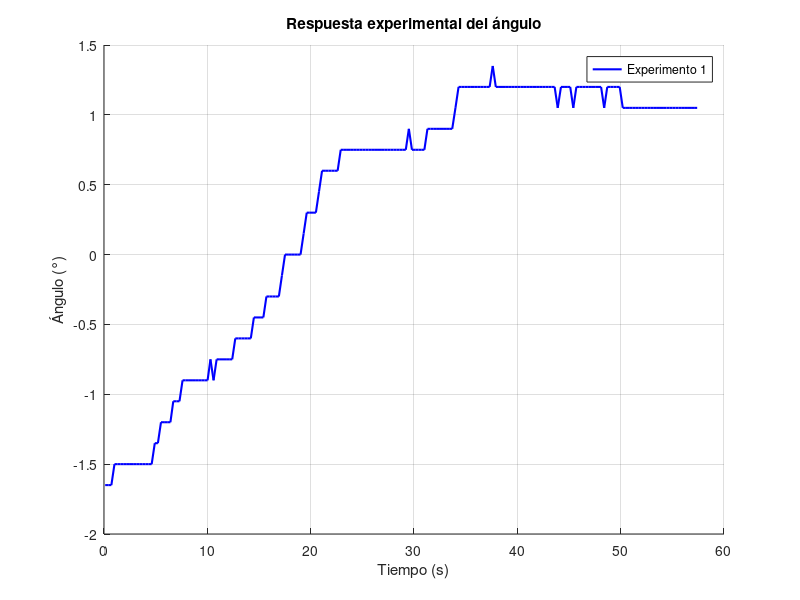
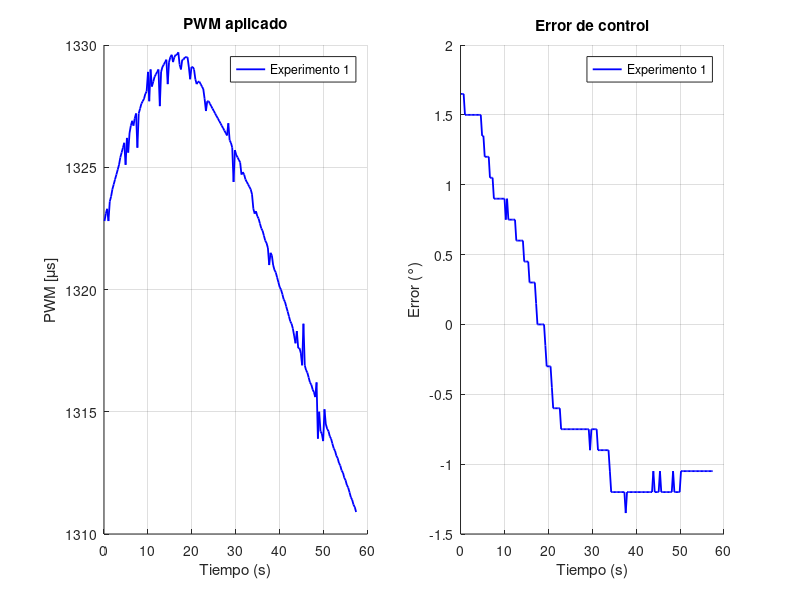

MATLAB code for these plots, in order:
clc;
close all;

% === Inicialización de celdas para almacenar los datos experimentales ===
tiempo = cell(1,1);
angulo = cell(1,1);
pwm    = cell(1,1);
error  = cell(1,1);
tiempo{1} = [0.366, 0.618, 0.902, 1.204, 1.520, 1.819, 2.117, 2.415, 2.714, 3.013, 3.314, 3.614, 3.912, 4.211, 4.510, 4.808, 5.121, 5.420, 5.719, 6.017, 6.316, 6.614, 6.913, 7.215, 7.514, 7.815, 8.115, 8.413, 8.727, 9.005, 9.304, 9.603, 9.903, 10.202, 10.521, 10.818, 11.115, 11.412, 11.709, 12.007, 12.323, 12.602, 12.902, 13.200, 13.519, 13.816, 14.113, 14.410, 14.707, 15.007, 15.304, 15.602, 15.913, 16.210, 16.506, 16.806, 17.104, 17.401, 17.720, 18.019, 18.316, 18.612, 18.909, 19.221, 19.519, 19.819, 20.115, 20.411, 20.707, 21.002, 21.320, 21.620, 21.920, 22.218, 22.529, 22.804, 23.104, 23.403, 23.700, 24.018, 24.315, 24.612, 24.909, 25.209, 25.512, 25.809, 26.119, 26.416, 26.713, 27.010, 27.306, 27.603, 27.900, 28.220, 28.517, 28.814, 29.111, 29.421, 29.718, 30.015, 30.312, 30.613, 30.910, 31.207, 31.504, 31.802, 32.102, 32.420, 32.730, 33.006, 33.303, 33.603, 33.900, 34.218, 34.515, 34.812, 35.109, 35.405, 35.702, 36.000, 36.312, 36.613, 36.910, 37.207, 37.505, 37.802, 38.121, 38.418, 38.715, 39.012, 39.310, 39.620, 39.919, 40.217, 40.520, 40.817, 41.115, 41.412, 41.709, 42.006, 42.303, 42.601, 42.932, 43.208, 43.505, 43.802, 44.120, 44.418, 44.715, 45.012, 45.309, 45.610, 45.909, 46.209, 46.523, 46.820, 47.117, 47.417, 47.716, 48.015, 48.312, 48.609, 48.905, 49.201, 49.521, 49.832, 50.107, 50.404, 50.704, 51.004, 51.302, 51.605, 51.906, 52.205, 52.504, 52.802, 53.120, 53.432, 53.706, 54.004, 54.301, 54.619, 54.916, 55.213, 55.510, 55.808, 56.104, 56.401, 56.734, 57.008, 57.305, 57.602, 57.900, 58.219, 58.516, 58.813, 59.110, 59.407, 59.705];
angulo{1} = [-3.90, -1.80, -1.65, -1.65, -1.65, -1.65, -1.65, -1.65, -1.65, -1.65, -1.50, -1.50, -1.50, -1.50, -1.50, -1.50, -1.50, -1.50, -1.50, -1.50, -1.50, -1.50, -1.50, -1.35, -1.35, -1.20, -1.20, -1.20, -1.20, -1.05, -1.05, -1.05, -0.90, -0.90, -0.90, -0.90, -0.90, -0.90, -0.90, -0.90, -0.90, -0.75, -0.90, -0.75, -0.75, -0.75, -0.75, -0.75, -0.75, -0.60, -0.60, -0.60, -0.60, -0.60, -0.60, -0.45, -0.45, -0.45, -0.45, -0.30, -0.30, -0.30, -0.30, -0.30, -0.15, 0.00, 0.00, 0.00, 0.00, 0.00, 0.00, 0.15, 0.30, 0.30, 0.30, 0.30, 0.45, 0.60, 0.60, 0.60, 0.60, 0.60, 0.60, 0.75, 0.75, 0.75, 0.75, 0.75, 0.75, 0.75, 0.75, 0.75, 0.75, 0.75, 0.75, 0.75, 0.75, 0.75, 0.75, 0.75, 0.75, 0.75, 0.75, 0.75, 0.75, 0.90, 0.75, 0.75, 0.75, 0.75, 0.75, 0.90, 0.90, 0.90, 0.90, 0.90, 0.90, 0.90, 0.90, 0.90, 1.05, 1.20, 1.20, 1.20, 1.20, 1.20, 1.20, 1.20, 1.20, 1.20, 1.20, 1.20, 1.35, 1.20, 1.20, 1.20, 1.20, 1.20, 1.20, 1.20, 1.20, 1.20, 1.20, 1.20, 1.20, 1.20, 1.20, 1.20, 1.20, 1.20, 1.20, 1.20, 1.20, 1.05, 1.20, 1.20, 1.20, 1.20, 1.05, 1.20, 1.20, 1.20, 1.20, 1.20, 1.20, 1.20, 1.20, 1.20, 1.05, 1.20, 1.20, 1.20, 1.20, 1.20, 1.05, 1.05, 1.05, 1.05, 1.05, 1.05, 1.05, 1.05, 1.05, 1.05, 1.05, 1.05, 1.05, 1.05, 1.05, 1.05, 1.05, 1.05, 1.05, 1.05, 1.05, 1.05, 1.05, 1.05, 1.05];
pwm{1} = [1360.4, 1320.0, 1322.1, 1320.8, 1322.0, 1322.4, 1322.6, 1322.8, 1323.1, 1323.3, 1322.8, 1323.6, 1323.8, 1324.1, 1324.3, 1324.5, 1324.7, 1324.9, 1325.1, 1325.4, 1325.6, 1325.8, 1326.0, 1325.1, 1326.2, 1325.6, 1326.4, 1326.7, 1326.9, 1326.7, 1327.0, 1327.2, 1325.8, 1327.2, 1327.4, 1327.6, 1327.7, 1327.8, 1328.0, 1328.1, 1328.9, 1327.7, 1329.0, 1328.3, 1328.5, 1328.7, 1328.8, 1328.9, 1329.0, 1327.5, 1328.9, 1329.1, 1329.2, 1329.3, 1329.4, 1328.4, 1329.3, 1329.5, 1329.6, 1329.3, 1329.5, 1329.6, 1329.6, 1329.7, 1329.2, 1329.0, 1329.4, 1329.4, 1329.5, 1329.5, 1329.5, 1329.1, 1328.6, 1329.1, 1329.1, 1329.0, 1328.6, 1328.4, 1328.5, 1328.5, 1328.4, 1328.3, 1328.2, 1327.8, 1327.3, 1327.7, 1327.7, 1327.6, 1327.5, 1327.4, 1327.3, 1327.2, 1327.1, 1327.0, 1326.9, 1326.8, 1326.7, 1326.6, 1326.5, 1326.4, 1326.3, 1326.8, 1326.1, 1326.0, 1325.8, 1324.4, 1325.7, 1325.5, 1325.4, 1325.3, 1325.2, 1324.7, 1324.8, 1324.7, 1324.5, 1324.4, 1324.3, 1324.2, 1324.1, 1323.9, 1323.3, 1323.1, 1323.2, 1323.0, 1322.9, 1322.7, 1322.5, 1322.4, 1322.2, 1322.0, 1321.9, 1321.7, 1321.0, 1321.5, 1321.4, 1321.0, 1320.8, 1320.7, 1320.5, 1320.3, 1320.1, 1320.0, 1319.8, 1319.6, 1319.5, 1319.3, 1319.1, 1318.9, 1318.7, 1318.6, 1318.4, 1318.1, 1317.8, 1318.3, 1317.6, 1317.6, 1317.4, 1316.9, 1318.6, 1316.9, 1316.7, 1316.6, 1316.4, 1316.2, 1316.1, 1315.9, 1315.8, 1315.6, 1316.2, 1313.9, 1315.0, 1314.2, 1314.1, 1313.8, 1315.1, 1314.5, 1314.3, 1314.2, 1314.0, 1313.9, 1313.7, 1313.5, 1313.4, 1313.2, 1313.1, 1312.9, 1312.8, 1312.6, 1312.5, 1312.3, 1312.2, 1312.0, 1311.9, 1311.7, 1311.5, 1311.4, 1311.2, 1311.1, 1310.9];
error{1} = [3.90, 1.80, 1.65, 1.65, 1.65, 1.65, 1.65, 1.65, 1.65, 1.65, 1.50, 1.50, 1.50, 1.50, 1.50, 1.50, 1.50, 1.50, 1.50, 1.50, 1.50, 1.50, 1.50, 1.35, 1.35, 1.20, 1.20, 1.20, 1.20, 1.05, 1.05, 1.05, 0.90, 0.90, 0.90, 0.90, 0.90, 0.90, 0.90, 0.90, 0.90, 0.75, 0.90, 0.75, 0.75, 0.75, 0.75, 0.75, 0.75, 0.60, 0.60, 0.60, 0.60, 0.60, 0.60, 0.45, 0.45, 0.45, 0.45, 0.30, 0.30, 0.30, 0.30, 0.30, 0.15, 0.00, 0.00, 0.00, 0.00, 0.00, 0.00, -0.15, -0.30, -0.30, -0.30, -0.30, -0.45, -0.60, -0.60, -0.60, -0.60, -0.60, -0.60, -0.75, -0.75, -0.75, -0.75, -0.75, -0.75, -0.75, -0.75, -0.75, -0.75, -0.75, -0.75, -0.75, -0.75, -0.75, -0.75, -0.75, -0.75, -0.75, -0.75, -0.75, -0.75, -0.90, -0.75, -0.75, -0.75, -0.75, -0.75, -0.90, -0.90, -0.90, -0.90, -0.90, -0.90, -0.90, -0.90, -0.90, -1.05, -1.20, -1.20, -1.20, -1.20, -1.20, -1.20, -1.20, -1.20, -1.20, -1.20, -1.20, -1.35, -1.20, -1.20, -1.20, -1.20, -1.20, -1.20, -1.20, -1.20, -1.20, -1.20, -1.20, -1.20, -1.20, -1.20, -1.20, -1.20, -1.20, -1.20, -1.20, -1.20, -1.05, -1.20, -1.20, -1.20, -1.20, -1.05, -1.20, -1.20, -1.20, -1.20, -1.20, -1.20, -1.20, -1.20, -1.20, -1.05, -1.20, -1.20, -1.20, -1.20, -1.20, -1.05, -1.05, -1.05, -1.05, -1.05, -1.05, -1.05, -1.05, -1.05, -1.05, -1.05, -1.05, -1.05, -1.05, -1.05, -1.05, -1.05, -1.05, -1.05, -1.05, -1.05, -1.05, -1.05, -1.05, -1.05];
%% 



% === Parámetro de recorte en segundos ===
recorte_inicio = 2.3;  % segundos a recortar desde el inicio

% === Número de experimentos reales definidos ===
n_experimentos = numel(tiempo);

% === Recortar y desplazar tiempo en cada experimento ===
for i = 1:n_experimentos
    indices_validos = tiempo{i} >= recorte_inicio;

    tiempo{i} = tiempo{i}(indices_validos) - recorte_inicio;
    angulo{i} = angulo{i}(indices_validos);
    pwm{i}    = pwm{i}(indices_validos);
    error{i}  = error{i}(indices_validos);
end

% === BLOQUE COMENTADO: Cargar y procesar datos de simulación ===
% s = load('datos_simulacion_control.mat');
% ts = struct2cell(s); ts = ts{1};
% 
% tiempo_sim = ts.Time;
% datos_sim = ts.Data;
% 
% angulo_sim = datos_sim(:, 1);  % columna 1 = ángulo
% pwm_sim    = datos_sim(:, 2);  % columna 2 = PWM
% error_sim  = datos_sim(:, 3);  % columna 3 = error
% 
% % Redondear para visualización
% tiempo_sim = round(tiempo_sim, 2);
% angulo_sim = round(angulo_sim, 2);

% === Si los datos no están en celdas, convertirlos ===
if ~iscell(tiempo)
    tiempo = {tiempo};
    angulo = {angulo};
    error  = {error};
    pwm    = {pwm};
    n_experimentos = 1;
end

% === Graficar ÁNGULO solo de experimentos ===
figure('Name','Respuesta experimental: Ángulo','Units','normalized','Position',[0.1 0.4 0.8 0.45]);
hold on; grid on;

colores = lines(n_experimentos);
for i = 1:n_experimentos
    plot(tiempo{i}, angulo{i}, '-', 'Color', colores(i,:), 'LineWidth', 1.5);
end

xlabel('Tiempo (s)');
ylabel('Ángulo (°)');
title('Respuesta experimental del ángulo');
legend_labels = cell(1, n_experimentos);
for i = 1:n_experimentos
    legend_labels{i} = sprintf('Experimento %d', i);
end

legend(legend_labels, 'Location', 'best');

% === Graficar PWM y Error solo de experimentos ===
figure('Name','PWM y Error: Experimentos','Units','normalized','Position',[0.1 0.05 0.8 0.35]);

subplot(1,2,1); hold on; grid on;
title('PWM aplicado'); xlabel('Tiempo (s)'); ylabel('PWM [\mus]');
for i = 1:n_experimentos
    plot(tiempo{i}, pwm{i}, '-', 'Color', colores(i,:), 'LineWidth', 1.3, 'DisplayName', sprintf('Experimento %d', i));
end
legend('Location', 'best');

subplot(1,2,2); hold on; grid on;
title('Error de control'); xlabel('Tiempo (s)'); ylabel('Error (°)');
for i = 1:n_experimentos
    plot(tiempo{i}, error{i}, '-', 'Color', colores(i,:), 'LineWidth', 1.3, 'DisplayName', sprintf('Experimento %d', i));
end
legend('Location', 'best');
